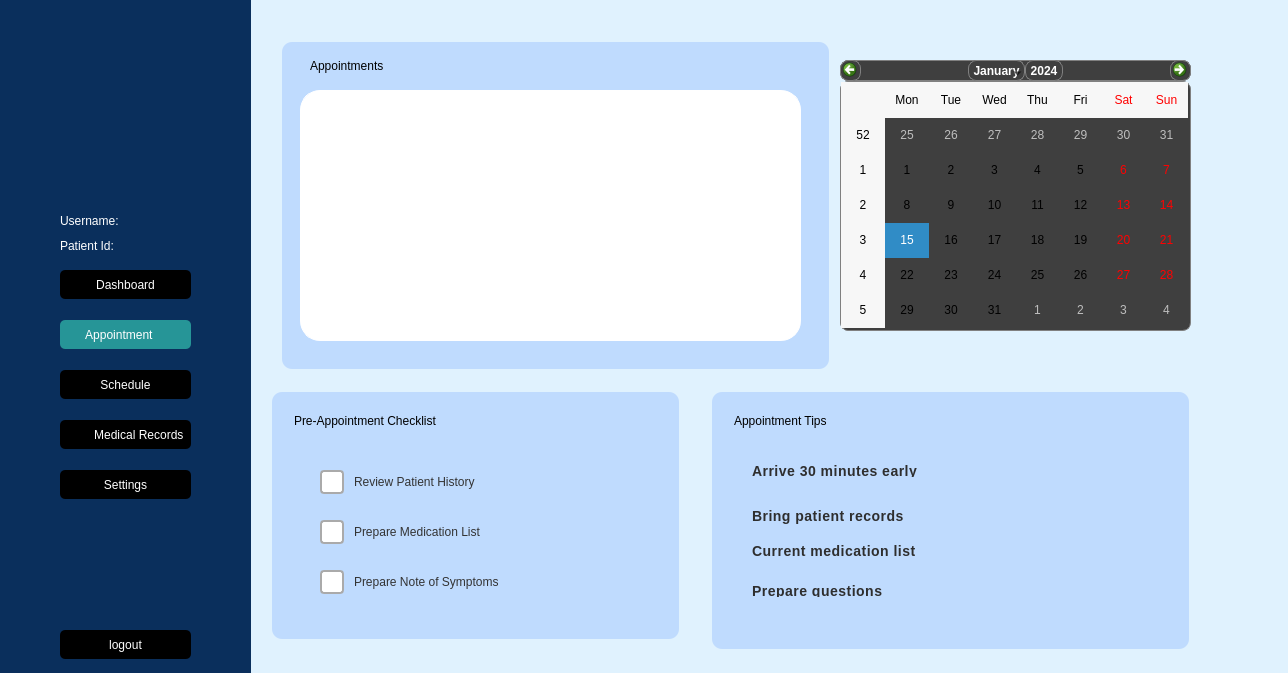
<?xml version="1.0" encoding="UTF-8"?>
<ui version="4.0">
 <class>user</class>
 <widget class="QWidget" name="user">
  <property name="geometry">
   <rect>
    <x>0</x>
    <y>0</y>
    <width>1288</width>
    <height>673</height>
   </rect>
  </property>
  <property name="windowTitle">
   <string>Form</string>
  </property>
  <property name="styleSheet">
   <string notr="true">#user{
background-color:#E0F2FE;
}</string>
  </property>
  <widget class="QFrame" name="frame">
   <property name="geometry">
    <rect>
     <x>0</x>
     <y>0</y>
     <width>251</width>
     <height>741</height>
    </rect>
   </property>
   <property name="styleSheet">
    <string notr="true">frame{
background-color:#E0F2FE;
}</string>
   </property>
   <property name="frameShape">
    <enum>QFrame::Shape::StyledPanel</enum>
   </property>
   <property name="frameShadow">
    <enum>QFrame::Shadow::Raised</enum>
   </property>
   <widget class="QLabel" name="profile">
    <property name="geometry">
     <rect>
      <x>70</x>
      <y>40</y>
      <width>141</width>
      <height>151</height>
     </rect>
    </property>
    <property name="styleSheet">
     <string notr="true">front{
	border-radus;20px
}</string>
    </property>
    <property name="text">
     <string/>
    </property>
    <property name="pixmap">
     <pixmap resource="image.qrc">:/image/resourse/profile.jpg</pixmap>
    </property>
   </widget>
   <widget class="QLabel" name="background">
    <property name="geometry">
     <rect>
      <x>0</x>
      <y>0</y>
      <width>251</width>
      <height>751</height>
     </rect>
    </property>
    <property name="styleSheet">
     <string notr="true">#background{
background-color:#0A2F5C;

}</string>
    </property>
    <property name="text">
     <string/>
    </property>
   </widget>
   <widget class="QPushButton" name="Dashboard">
    <property name="geometry">
     <rect>
      <x>60</x>
      <y>270</y>
      <width>131</width>
      <height>29</height>
     </rect>
    </property>
    <property name="styleSheet">
     <string notr="true">QPushButton{
	background-color:black;
	color:#fff;
	font: 9pt &quot;Roboto&quot;;
	border-radius:5px;
	
}</string>
    </property>
    <property name="text">
     <string>Dashboard</string>
    </property>
   </widget>
   <widget class="QPushButton" name="Schedule">
    <property name="geometry">
     <rect>
      <x>60</x>
      <y>370</y>
      <width>131</width>
      <height>29</height>
     </rect>
    </property>
    <property name="styleSheet">
     <string notr="true">QPushButton{
	background-color:black;
	color:#fff;
	font: 9pt &quot;Roboto&quot;;
	border-radius:5px;
}</string>
    </property>
    <property name="text">
     <string>Schedule</string>
    </property>
   </widget>
   <widget class="QPushButton" name="Appointment">
    <property name="geometry">
     <rect>
      <x>60</x>
      <y>320</y>
      <width>131</width>
      <height>29</height>
     </rect>
    </property>
    <property name="styleSheet">
     <string notr="true">

QPushButton{
	background-color:#269597;
	color:#fff;
	font: 9pt &quot;Roboto&quot;;
	border-radius:5px;
}</string>
    </property>
    <property name="text">
     <string>Appointment    </string>
    </property>
   </widget>
   <widget class="QPushButton" name="Settings">
    <property name="geometry">
     <rect>
      <x>60</x>
      <y>470</y>
      <width>131</width>
      <height>29</height>
     </rect>
    </property>
    <property name="styleSheet">
     <string notr="true">QPushButton{
	background-color:black;
	color:#fff;
	font: 9pt &quot;Roboto&quot;;
	border-radius:5px;
	
}</string>
    </property>
    <property name="text">
     <string>Settings</string>
    </property>
   </widget>
   <widget class="QPushButton" name="Medical_records">
    <property name="geometry">
     <rect>
      <x>60</x>
      <y>420</y>
      <width>131</width>
      <height>29</height>
     </rect>
    </property>
    <property name="styleSheet">
     <string notr="true">QPushButton{
	background-color:black;
	color:#fff;
	font: 9pt &quot;Roboto&quot;;
	border-radius:5px;
	
}</string>
    </property>
    <property name="text">
     <string>        Medical Records</string>
    </property>
   </widget>
   <widget class="QPushButton" name="logOut">
    <property name="geometry">
     <rect>
      <x>60</x>
      <y>630</y>
      <width>131</width>
      <height>29</height>
     </rect>
    </property>
    <property name="styleSheet">
     <string notr="true">QPushButton{
	background-color:black;
	color:#fff;
	font: 9pt &quot;Roboto&quot;;
	border-radius:5px;
	
}</string>
    </property>
    <property name="text">
     <string>logout</string>
    </property>
   </widget>
   <widget class="QLabel" name="label_5">
    <property name="geometry">
     <rect>
      <x>70</x>
      <y>270</y>
      <width>21</width>
      <height>31</height>
     </rect>
    </property>
    <property name="text">
     <string/>
    </property>
    <property name="pixmap">
     <pixmap resource="image.qrc">:/icon/icons/dashboard.png</pixmap>
    </property>
   </widget>
   <widget class="QLabel" name="label_6">
    <property name="geometry">
     <rect>
      <x>160</x>
      <y>320</y>
      <width>21</width>
      <height>31</height>
     </rect>
    </property>
    <property name="text">
     <string/>
    </property>
    <property name="pixmap">
     <pixmap resource="image.qrc">:/icon/icons/appointment.png</pixmap>
    </property>
   </widget>
   <widget class="QLabel" name="label_7">
    <property name="geometry">
     <rect>
      <x>70</x>
      <y>370</y>
      <width>21</width>
      <height>31</height>
     </rect>
    </property>
    <property name="text">
     <string/>
    </property>
    <property name="pixmap">
     <pixmap resource="image.qrc">:/icon/icons/schedule.png</pixmap>
    </property>
   </widget>
   <widget class="QLabel" name="label_8">
    <property name="geometry">
     <rect>
      <x>70</x>
      <y>420</y>
      <width>21</width>
      <height>31</height>
     </rect>
    </property>
    <property name="text">
     <string/>
    </property>
    <property name="pixmap">
     <pixmap resource="image.qrc">:/icon/icons/medical.png</pixmap>
    </property>
   </widget>
   <widget class="QLabel" name="label_9">
    <property name="geometry">
     <rect>
      <x>70</x>
      <y>470</y>
      <width>21</width>
      <height>31</height>
     </rect>
    </property>
    <property name="text">
     <string/>
    </property>
    <property name="pixmap">
     <pixmap resource="image.qrc">:/icon/icons/setting.png</pixmap>
    </property>
   </widget>
   <widget class="QLabel" name="label_10">
    <property name="geometry">
     <rect>
      <x>70</x>
      <y>630</y>
      <width>21</width>
      <height>31</height>
     </rect>
    </property>
    <property name="text">
     <string/>
    </property>
    <property name="pixmap">
     <pixmap resource="image.qrc">:/icon/icons/logout.png</pixmap>
    </property>
   </widget>
   <widget class="QLabel" name="patientIdLabel">
    <property name="geometry">
     <rect>
      <x>60</x>
      <y>230</y>
      <width>171</width>
      <height>31</height>
     </rect>
    </property>
    <property name="styleSheet">
     <string notr="true">background-color:transparent;
color:white
;
font: 12pt &quot;Segoe UI&quot;;
	border:none;</string>
    </property>
    <property name="text">
     <string>Patient Id:</string>
    </property>
   </widget>
   <widget class="QLabel" name="usernameLabel">
    <property name="geometry">
     <rect>
      <x>60</x>
      <y>200</y>
      <width>191</width>
      <height>41</height>
     </rect>
    </property>
    <property name="styleSheet">
     <string notr="true">background-color:transparent;
color:white
;
font: 12pt &quot;Segoe UI&quot;;
	border:none;</string>
    </property>
    <property name="text">
     <string>Username:</string>
    </property>
   </widget>
   <zorder>background</zorder>
   <zorder>profile</zorder>
   <zorder>Dashboard</zorder>
   <zorder>Schedule</zorder>
   <zorder>Appointment</zorder>
   <zorder>Settings</zorder>
   <zorder>Medical_records</zorder>
   <zorder>logOut</zorder>
   <zorder>label_5</zorder>
   <zorder>label_6</zorder>
   <zorder>label_7</zorder>
   <zorder>label_8</zorder>
   <zorder>label_9</zorder>
   <zorder>label_10</zorder>
   <zorder>patientIdLabel</zorder>
   <zorder>usernameLabel</zorder>
  </widget>
  <widget class="QFrame" name="frame_2">
   <property name="geometry">
    <rect>
     <x>250</x>
     <y>0</y>
     <width>1041</width>
     <height>741</height>
    </rect>
   </property>
   <property name="styleSheet">
    <string notr="true">background-color:transparent;</string>
   </property>
   <property name="frameShape">
    <enum>QFrame::Shape::StyledPanel</enum>
   </property>
   <property name="frameShadow">
    <enum>QFrame::Shadow::Raised</enum>
   </property>
   <widget class="QLabel" name="appointment">
    <property name="geometry">
     <rect>
      <x>30</x>
      <y>40</y>
      <width>551</width>
      <height>331</height>
     </rect>
    </property>
    <property name="whatsThis">
     <string>&lt;html&gt;&lt;head/&gt;&lt;body&gt;&lt;p&gt;Appointment&lt;/p&gt;&lt;/body&gt;&lt;/html&gt;</string>
    </property>
    <property name="styleSheet">
     <string notr="true">#appointment{
qproperty-alignment: 'AlignLeft';
	font: 600 15pt &quot;Roboto&quot;;
color:black;
background-color:#BFDBFE;
border-radius:10px;
margin:2px;
padding:10px;
}</string>
    </property>
    <property name="text">
     <string>&lt;html&gt;&lt;head/&gt;&lt;body&gt;&lt;p&gt;&lt;br/&gt;&lt;/p&gt;&lt;/body&gt;&lt;/html&gt;</string>
    </property>
   </widget>
   <widget class="QTextBrowser" name="appointmentShow">
    <property name="geometry">
     <rect>
      <x>50</x>
      <y>90</y>
      <width>501</width>
      <height>251</height>
     </rect>
    </property>
    <property name="styleSheet">
     <string notr="true">background-color:#fff;
	border:1px solid #fff;
	border-radius:20px;
color:black;</string>
    </property>
   </widget>
   <widget class="QTextBrowser" name="textBrowser_3">
    <property name="geometry">
     <rect>
      <x>460</x>
      <y>390</y>
      <width>481</width>
      <height>261</height>
     </rect>
    </property>
    <property name="styleSheet">
     <string notr="true">#textBrowser_3{
qproperty-alignment: 'AlignLeft';
	font: 600 15pt &quot;Roboto&quot;;
background-color:#BFDBFE;
border-radius:10px;
margin:2px;
padding:10px;
}</string>
    </property>
   </widget>
   <widget class="QPlainTextEdit" name="suggestion">
    <property name="geometry">
     <rect>
      <x>40</x>
      <y>410</y>
      <width>381</width>
      <height>51</height>
     </rect>
    </property>
    <property name="styleSheet">
     <string notr="true">#suggestion{
	font: 300 16pt &quot;Roboto&quot;;
	color:black;

	
	border:0;
}</string>
    </property>
    <property name="readOnly">
     <bool>true</bool>
    </property>
    <property name="plainText">
     <string>Pre-Appointment Checklist</string>
    </property>
   </widget>
   <widget class="QCheckBox" name="checkBox">
    <property name="geometry">
     <rect>
      <x>70</x>
      <y>520</y>
      <width>231</width>
      <height>24</height>
     </rect>
    </property>
    <property name="styleSheet">
     <string notr="true">QCheckBox {
	
	font: 10pt &quot;Roboto&quot;;
    spacing: 10px;
   
    color: #333;
}

QCheckBox::indicator {
    width: 20px;
    height: 20px;
    border-radius: 4px;
    border: 2px solid #aaa;
    background-color: #fff;
}

QCheckBox::indicator:hover {
    border: 2px solid #2CA8A2;
}

QCheckBox::indicator:checked {
    background-color: #2CA8A2;
    border: 2px solid #2CA8A2;
}

QCheckBox::indicator:checked:hover {
    background-color: #219088;
    border: 2px solid #219088;
}
</string>
    </property>
    <property name="text">
     <string>Prepare Medication List</string>
    </property>
   </widget>
   <widget class="QCheckBox" name="checkBox_2">
    <property name="geometry">
     <rect>
      <x>70</x>
      <y>470</y>
      <width>221</width>
      <height>24</height>
     </rect>
    </property>
    <property name="styleSheet">
     <string notr="true">QCheckBox {
	
	font: 10pt &quot;Roboto&quot;;
    spacing: 10px;
   
    color: #333;
}

QCheckBox::indicator {
    width: 20px;
    height: 20px;
    border-radius: 4px;
    border: 2px solid #aaa;
    background-color: #fff;
}

QCheckBox::indicator:hover {
    border: 2px solid #2CA8A2;
}

QCheckBox::indicator:checked {
    background-color: #2CA8A2;
    border: 2px solid #2CA8A2;
}

QCheckBox::indicator:checked:hover {
    background-color: #219088;
    border: 2px solid #219088;
}
</string>
    </property>
    <property name="text">
     <string>Review Patient History</string>
    </property>
   </widget>
   <widget class="QCheckBox" name="checkBox_3">
    <property name="geometry">
     <rect>
      <x>70</x>
      <y>570</y>
      <width>261</width>
      <height>24</height>
     </rect>
    </property>
    <property name="styleSheet">
     <string notr="true">QCheckBox {
	
	font: 10pt &quot;Roboto&quot;;
    spacing: 10px;
   
    color: #333;
}

QCheckBox::indicator {
    width: 20px;
    height: 20px;
    border-radius: 4px;
    border: 2px solid #aaa;
    background-color: #fff;
}

QCheckBox::indicator:hover {
    border: 2px solid #2CA8A2;
}

QCheckBox::indicator:checked {
    background-color: #2CA8A2;
    border: 2px solid #2CA8A2;
}

QCheckBox::indicator:checked:hover {
    background-color: #219088;
    border: 2px solid #219088;
}
</string>
    </property>
    <property name="text">
     <string>Prepare Note of Symptoms</string>
    </property>
   </widget>
   <widget class="QPlainTextEdit" name="suggestion_2">
    <property name="geometry">
     <rect>
      <x>480</x>
      <y>410</y>
      <width>421</width>
      <height>51</height>
     </rect>
    </property>
    <property name="styleSheet">
     <string notr="true">QPlainTextEdit{
	font: 300 16pt &quot;Roboto&quot;;
color:black;
	background:transparent;
	
	border:0;
}</string>
    </property>
    <property name="readOnly">
     <bool>true</bool>
    </property>
    <property name="plainText">
     <string>Appointment Tips</string>
    </property>
   </widget>
   <widget class="QLabel" name="label">
    <property name="geometry">
     <rect>
      <x>490</x>
      <y>500</y>
      <width>201</width>
      <height>31</height>
     </rect>
    </property>
    <property name="styleSheet">
     <string notr="true">QLabel {
    font-family: &quot;Roboto&quot;, &quot;Segoe UI&quot;, &quot;Helvetica Neue&quot;, &quot;Arial&quot;, sans-serif;
    font-size: 14px;
    font-weight: 500;           /* Medium weight for modern look */
    color: #2e2e2e;             /* Dark gray text */
    letter-spacing: 0.5px;      /* Slight spacing for clarity */
    padding: 4px 8px;           /* Optional: inner padding */
    background: transparent;    /* Keep background clean */
    border: none;
}
</string>
    </property>
    <property name="text">
     <string>Bring patient records</string>
    </property>
   </widget>
   <widget class="QLabel" name="label_2">
    <property name="geometry">
     <rect>
      <x>490</x>
      <y>460</y>
      <width>201</width>
      <height>21</height>
     </rect>
    </property>
    <property name="styleSheet">
     <string notr="true">QLabel {
    font-family: &quot;Roboto&quot;, &quot;Segoe UI&quot;, &quot;Helvetica Neue&quot;, &quot;Arial&quot;, sans-serif;
    font-size: 14px;
    font-weight: 500;           /* Medium weight for modern look */
    color: #2e2e2e;             /* Dark gray text */
    letter-spacing: 0.5px;      /* Slight spacing for clarity */
    padding: 4px 8px;           /* Optional: inner padding */
    background: transparent;    /* Keep background clean */
    border: none;
}
</string>
    </property>
    <property name="text">
     <string>Arrive 30 minutes early</string>
    </property>
   </widget>
   <widget class="QLabel" name="label_3">
    <property name="geometry">
     <rect>
      <x>490</x>
      <y>580</y>
      <width>201</width>
      <height>21</height>
     </rect>
    </property>
    <property name="styleSheet">
     <string notr="true">QLabel {
    font-family: &quot;Roboto&quot;, &quot;Segoe UI&quot;, &quot;Helvetica Neue&quot;, &quot;Arial&quot;, sans-serif;
    font-size: 14px;
    font-weight: 500;           /* Medium weight for modern look */
    color: #2e2e2e;             /* Dark gray text */
    letter-spacing: 0.5px;      /* Slight spacing for clarity */
    padding: 4px 8px;           /* Optional: inner padding */
    background: transparent;    /* Keep background clean */
    border: none;
}
</string>
    </property>
    <property name="text">
     <string>Prepare questions</string>
    </property>
   </widget>
   <widget class="QLabel" name="label_4">
    <property name="geometry">
     <rect>
      <x>490</x>
      <y>540</y>
      <width>201</width>
      <height>21</height>
     </rect>
    </property>
    <property name="styleSheet">
     <string notr="true">QLabel {
    font-family: &quot;Roboto&quot;, &quot;Segoe UI&quot;, &quot;Helvetica Neue&quot;, &quot;Arial&quot;, sans-serif;
    font-size: 14px;
    font-weight: 500;           /* Medium weight for modern look */
    color: #2e2e2e;             /* Dark gray text */
    letter-spacing: 0.5px;      /* Slight spacing for clarity */
    padding: 4px 8px;           /* Optional: inner padding */
    background: transparent;    /* Keep background clean */
    border: none;
}
</string>
    </property>
    <property name="text">
     <string>Current medication list</string>
    </property>
   </widget>
   <widget class="QLabel" name="appointment_2">
    <property name="geometry">
     <rect>
      <x>20</x>
      <y>390</y>
      <width>411</width>
      <height>251</height>
     </rect>
    </property>
    <property name="whatsThis">
     <string>&lt;html&gt;&lt;head/&gt;&lt;body&gt;&lt;p&gt;Appointment&lt;/p&gt;&lt;/body&gt;&lt;/html&gt;</string>
    </property>
    <property name="styleSheet">
     <string notr="true">#appointment_2{
qproperty-alignment: 'AlignLeft';
	font: 600 15pt &quot;Roboto&quot;;
color:black;
background-color:#BFDBFE;
border-radius:10px;
margin:2px;
padding:10px;
}</string>
    </property>
    <property name="text">
     <string>&lt;html&gt;&lt;head/&gt;&lt;body&gt;&lt;p&gt;&lt;br/&gt;&lt;/p&gt;&lt;/body&gt;&lt;/html&gt;</string>
    </property>
   </widget>
   <widget class="QCalendarWidget" name="calendarWidget">
    <property name="geometry">
     <rect>
      <x>590</x>
      <y>60</y>
      <width>351</width>
      <height>271</height>
     </rect>
    </property>
    <property name="styleSheet">
     <string notr="true">font: 500 9pt &quot;Roboto&quot;;
	border: 1px solid gray;
	border-radius:8px;
background-color:#3f3f3f;</string>
    </property>
   </widget>
   <widget class="QLabel" name="label_11">
    <property name="geometry">
     <rect>
      <x>60</x>
      <y>50</y>
      <width>321</width>
      <height>31</height>
     </rect>
    </property>
    <property name="styleSheet">
     <string notr="true">font: 600 15pt &quot;Roboto&quot;;
color:black;</string>
    </property>
    <property name="text">
     <string>Appointments</string>
    </property>
   </widget>
   <zorder>appointment</zorder>
   <zorder>appointment_2</zorder>
   <zorder>appointmentShow</zorder>
   <zorder>textBrowser_3</zorder>
   <zorder>suggestion</zorder>
   <zorder>checkBox</zorder>
   <zorder>checkBox_2</zorder>
   <zorder>checkBox_3</zorder>
   <zorder>suggestion_2</zorder>
   <zorder>label</zorder>
   <zorder>label_2</zorder>
   <zorder>label_3</zorder>
   <zorder>label_4</zorder>
   <zorder>calendarWidget</zorder>
   <zorder>label_11</zorder>
  </widget>
 </widget>
 <resources>
  <include location="image.qrc"/>
 </resources>
 <connections/>
</ui>
